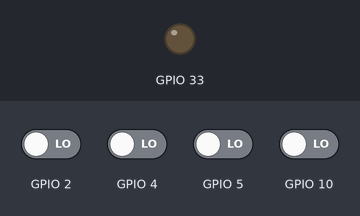
Bench run of a program on a simulated ESP32. On the bench: output pins drawn as LEDs (lit = HIGH). The inputs (shaded band) are chosen by the test bench; at power-on: GPIO 2, GPIO 4, GPIO 5, GPIO 10 LOW. WiFi joins after 1.5 s; servers stay silent unless stated.

Above: at 2.7 s.
2.8 s: GPIO 2 driven HIGH and GPIO 5 driven HIGH
At 4.0 s:
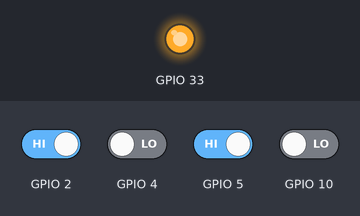
4.3 s: GPIO 2 driven LOW
At 5.0 s:
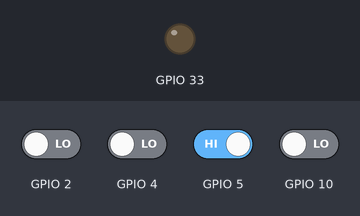
5.8 s: GPIO 2 driven HIGH
At 6.4 s:
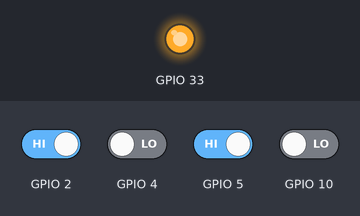
Timing chart, 0 to 8.8 s (numbered marks = the images above; inputs shaded):
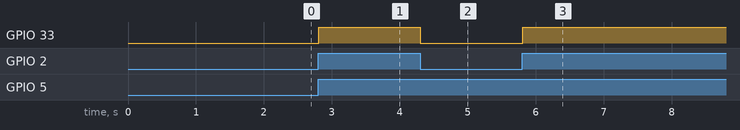

Measured:
- after the input at 2.8 s, GPIO 33: LOW → HIGH at once
- after the input at 4.3 s, GPIO 33: HIGH → LOW at once
- after the input at 5.8 s, GPIO 33: LOW → HIGH at once

The program:

main.cpp
```cpp
//----------------------Skeleton Code--------------------//
#include <WiFi.h>
#include <WiFiUdp.h>
#include <ArduinoOTA.h>
#include <BlynkSimpleStream.h>
//    Can be client or even host   //
#ifndef STASSID
#define STASSID "jeevan"  // Replace with your network credentials
#define STAPSK  "jeevan12345"
#endif

const char* ssid = STASSID;
const char* password = STAPSK;
char server[] = "blynk-cloud.com";
char auth[] = "NsIU53F1oq1GlJLVGilptxkT-c0OOVST";
int A,B,C,D,Y;

void OTAsetup() {
  WiFi.mode(WIFI_STA);
  WiFi.begin(ssid, password);
  while (WiFi.waitForConnectResult() != WL_CONNECTED) {
    delay(5000);
    ESP.restart();
  }
  ArduinoOTA.begin();
}

void OTAloop() {
  ArduinoOTA.handle();
}

//-------------------------------------------------------//

void setup(){
  OTAsetup();

  //-------------------//
  // Custom setup code //
  //-------------------//
  pinMode(2, INPUT);
  pinMode(4, INPUT);
  pinMode(5, INPUT);
  pinMode(10, INPUT);
  pinMode(33, OUTPUT);
}

void loop() {
  OTAloop();
  delay(10);  // If no custom loop code ensure to have a delay in loop
  //-------------------//
  // Custom loop code  //
  //-------------------//
  A=digitalRead(2);
  B=digitalRead(4);
  C=digitalRead(5);
  D=digitalRead(10);
  Y=(A||B)&&(C||D);
  digitalWrite(33, Y);
}
```
